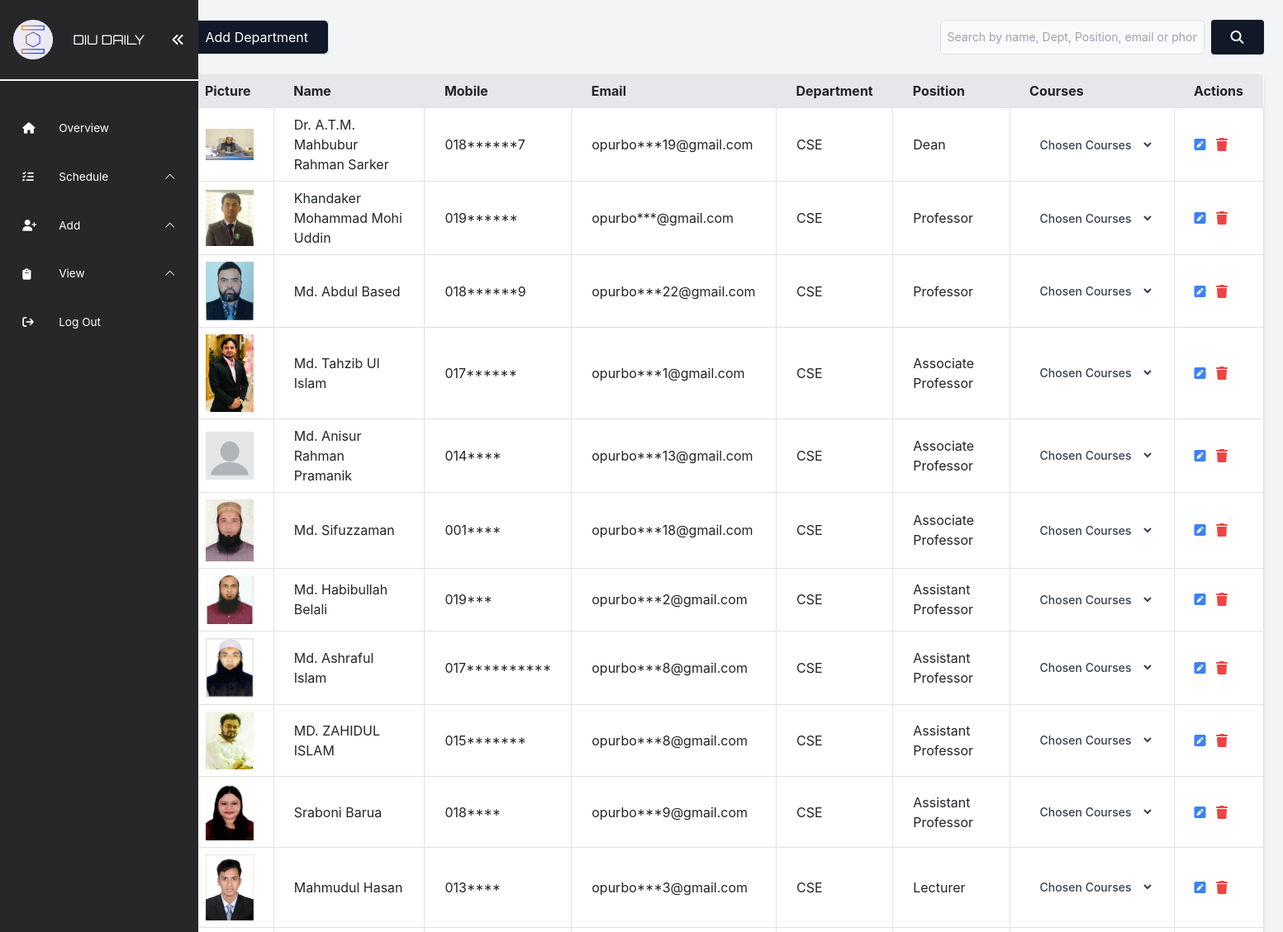
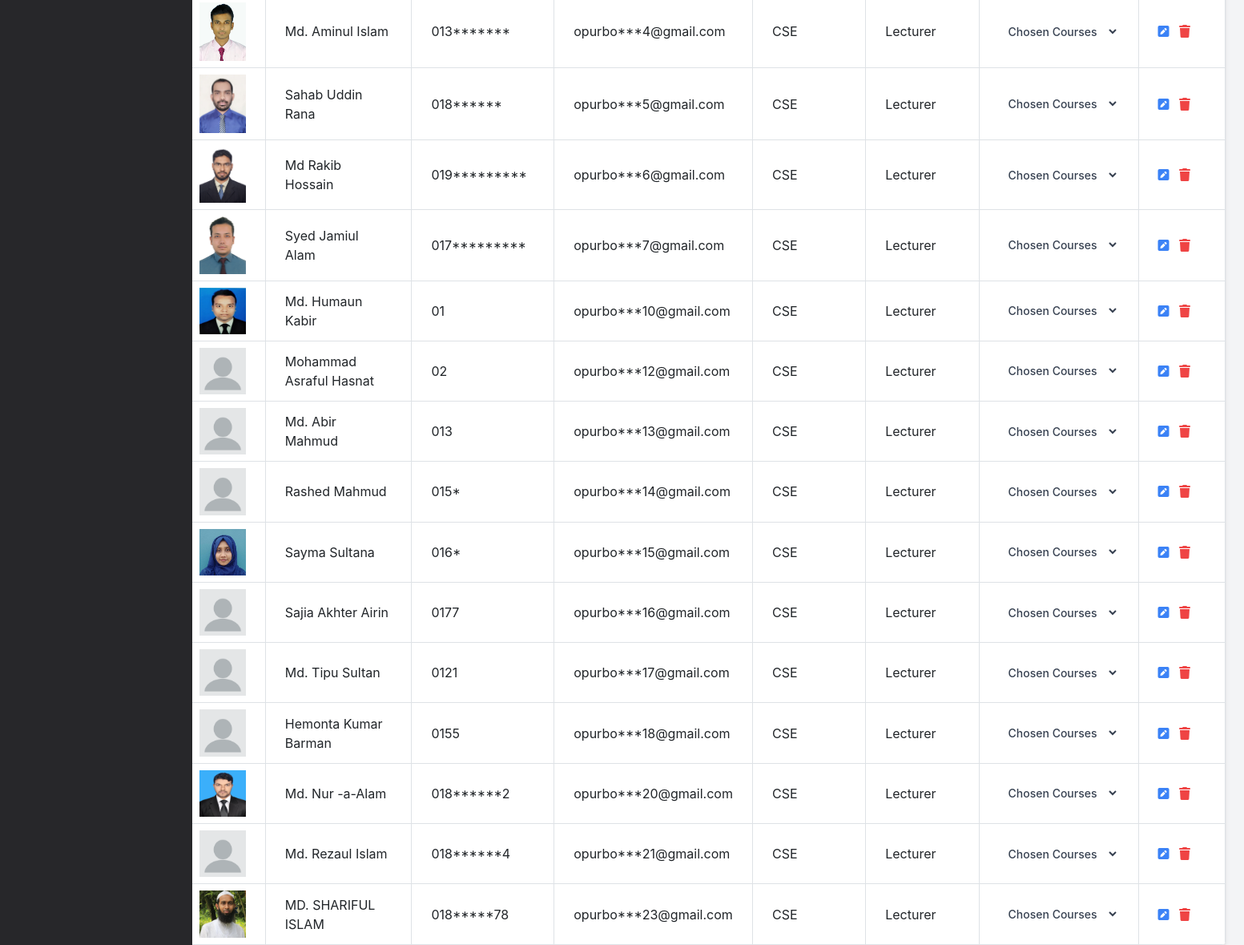
/src/admin/view/teacher/teacher.php (signed in), run on the app's committed database (2 pictures, top to bottom).
### tables this page shows
CREATE TABLE `teachers` (
  `teacher_id` int(11) NOT NULL,
  `name` varchar(100) NOT NULL,
  `mobile` varchar(20) NOT NULL,
  `department_id` int(11) NOT NULL,
  `position` varchar(50) NOT NULL,
  `mail` varchar(100) NOT NULL,
  `picture` varchar(255) DEFAULT NULL,
  `password` varchar(255) NOT NULL,
  `token` varchar(255) DEFAULT NULL,
  `expiry` varchar(255) DEFAULT NULL
);

CREATE TABLE `department` (
  `department_id` int(11) NOT NULL,
  `department_name` varchar(100) NOT NULL
);

### src/admin/view/teacher/teacher.php (the view, shortened to what this page needs)
<?php
include("../../../../database/config.php");
include("../../../include/adminNavbar.php");
?>
<div class="flex flex-col min-h-screen w-full">
  <div class="flex justify-between my-4 ">
    <p class="border border-black">
      <a href="../../add/dept/add_department.php"
        class="inline-block px-4 py-2 bg-gray-900 text-white rounded-lg hover:bg-gray-600 hover:no-underline">
        Add Department
      </a>
    </p>
    <form method="get" class="flex">
      <input type="text" id="search" name="search"
        class="block p-2 pl-10 text-sm text-gray-900 border border-gray-300 rounded-lg w-80 bg-gray-50 focus:ring-blue-500 focus:border-blue-500"
        placeholder="Search by name, Dept, Position, email or phone">
      <button type="submit" value="Search" class="ml-2 bg-gray-900 hover:bg-gray-600 text-white py-2 px-4 rounded"><i
          class="fa fa-search" aria-hidden="true"></i></button>
    </form>
  </div>
  <div>
    <table class="table-auto w-full bg-white shadow-md rounded-lg overflow-hidden">
      <thead class="bg-gray-200">
        <tr>
          <th class="px-4 py-2">Picture</th>
          <th class="px-4 py-2">Name</th>
          <th class="px-4 py-2">Mobile</th>
          <th class="px-4 py-2">Email</th>
          <th class="px-4 py-2">Department</th>
          <th class="px-4 py-2">Position</th>
          <th class="px-4 py-2">Courses</th>
          <th class="px-4 py-2">Actions</th>
        </tr>
      </thead>
      <tbody>
        <?php
        $search = $_GET['search'] ?? '';
        $sql = "SELECT Teachers.*, department_name, GROUP_CONCAT(CONCAT(Course.course_code, ' - ', Course.course_name) SEPARATOR ', ') AS courses
    FROM Teachers
    INNER JOIN department ON Teachers.department_id = department.department_id
    LEFT JOIN TeacherCourses ON Teachers.teacher_id = TeacherCourses.teacher_id
    LEFT JOIN Course ON TeacherCourses.course_id = Course.course_id
    WHERE
      Teachers.name LIKE '%$search%'
      OR Teachers.mail LIKE '%$search%'
      OR Teachers.mobile LIKE '%$search%'
      OR Teachers.position LIKE '%$search%'
      OR department.department_name LIKE '%$search%'
    GROUP BY Teachers.teacher_id
    ORDER BY
      CASE
        WHEN Teachers.position = 'Dean' THEN 1
        WHEN Teachers.position = 'Professor' THEN 2
        WHEN Teachers.position = 'Associate Professor' THEN 3
        WHEN Teachers.position = 'Assistant Professor' THEN 4
        WHEN Teachers.position = 'Lecturer' THEN 5
        ELSE 6
      END";
        $result = $conn->query($sql);
        if ($result->num_rows > 0) {
          while ($row = $result->fetch_assoc()) {
            ?>
            <tr>
              <td class="border px-4 py-2 ">
                <img src="../../add/teacher/<?php echo $row['picture']; ?>" width='70' height='70'>
              </td>
              <td class="border px-4 py-2 ">
                <?php echo $row['name']; ?>
              </td>
              <td class="border px-4 py-2">
                <?php echo $row['mobile']; ?>
              </td>
              <td class="border px-4 py-2">
                <?php echo $row['mail']; ?>
              </td>
              <td class="border px-4 py-2 ">
                <?php echo $row['department_name']; ?>
              </td>
              <td class="border px-4 py-2">
                <?php echo $row['position']; ?>
              </td>
              <td class="border px-4 py-2">
                <select
                  class="text-gray-700 bg-white hover:bg-gray-100 focus:ring-4 focus:outline-none focus:ring-gray-300 font-medium rounded-lg text-sm px-2 py-2.5"
                  style="width: 150px;">
                  <option value="" class="bg-white py-2 hover:bg-gray-100">Chosen Courses</option>
                </select>
              </td>
              <td class="border px-4 py-2">
                <a href="edit_teacher.php?action=edit&id=<?php echo $row['teacher_id']; ?>"
                  class="text-blue-500 text-black mr-2 hover:text-black">
                  <i class="fa fa-pencil-square" aria-hidden="true"></i>
                </a>
                <a href="delete.php?action=delete&id=<?php echo $row['teacher_id']; ?>"
                  class="text-red-500 hover:text-black"
                  onclick='return confirm("Are you sure you want to delete this Teacher ID?");'>
                  <i class="fa fa-trash" aria-hidden="true"></i>
                </a>
              </td>
            </tr>
            <?php
          }
        } else {
          echo "<tr><td colspan='8' class='text-center'>No teachers found.</td></tr>";
        }
        ?>
      </tbody>
    </table>
  </div>
</div>
</div>
</body>
</html>

### src/include/adminNavbar.php (shortened to what this page needs)
<!DOCTYPE html>
<html lang="en">
<head>
  <script src="https://cdn.tailwindcss.com"></script>
  <link rel="stylesheet" href="https://cdnjs.cloudflare.com/ajax/libs/font-awesome/6.4.0/css/all.min.css"
 />
  <link rel="stylesheet" href="https://cdn.jsdelivr.net/npm/bootstrap-icons@1.8.0/font/bootstrap-icons.css" />
  <link rel="stylesheet" href="https://maxcdn.bootstrapcdn.com/bootstrap/4.5.2/css/bootstrap.min.css">
</head>
<body class="bg-gray-100 ">
  <button class="absolute top-4 left-4 bg-gray-700 text-white px-3 py-1 rounded-md" onclick="toggleNavbar()">
  </button>
  <div class="container mx-auto flex-container ">
    <div class="nav-container">
      <nav class="fixed left-0 top-0 z-[1035] h-full w-60  overflow-hidden bg-zinc-800" id="sidenav-1">
        <div class="mb-3 flex items-center justify-center border-b-2 border-solid border-gray-100 py-6  outline-none">
          <img id="logo" class="mr-4 w-12" src="../../../img/logo.png" alt="Logo" />
          <span class="text-white font mr-8">DIU DAILY</span>
          <span class="text-white cursor-pointer" onclick="toggleNavbar()">
            <i class="fa fa-angle-double-left" aria-hidden="true"></i>
          </span>
        </div>
        <ul class="relative m-0 list-none px-[0.2rem] pb-12">
          <li class="relative pt-4">
            <a href="../../view/overview/dashboard.php"
              class="flex cursor-pointer items-center truncate rounded-[5px] px-6 py-[0.45rem] text-[0.85rem] text-white outline-none transition duration-300 ease-linear hover:bg-gray-300 hover:text-black hover:outline-none focus:bg-slate-50 focus:text-inherit focus:outline-none active:bg-slate-50 active:text-inherit active:outline-none hover:text-black hover:no-underline">
              <span class="mr-4 h-5 w-5 hover:text-black">
                <i class="fas fa-home"></i>
              </span>
              <span>Overview</span>
            </a>
          </li>
          <li class="relative pt-4">
            <div
              class="flex cursor-pointer items-center truncate rounded-[5px] px-6 py-[0.45rem] text-[0.85rem] text-white outline-none transition duration-300 ease-linear hover:bg-gray-300 hover:text-inherit hover:outline-none focus:bg-slate-50 focus:text-inherit focus:outline-none active:bg-slate-50 active:text-inherit active:outline-none  "
              onclick="dropdownRoutine()">
              <span class="mr-4 h-5 w-5 hover:text-gray-300">
                <i class="fa fa-tasks" aria-hidden="true"></i>
              </span>
              <span>Schedule</span>
              <span class="ml-auto cursor-pointer rotate-180" id="arrow3">
                <i class="bi bi-chevron-down"></i>
              </span>
            </div>
          </li>
          <li class="relative pt-4">
            <div
              class="flex cursor-pointer items-center truncate rounded-[5px] px-6 py-[0.45rem] text-[0.85rem] text-white outline-none transition duration-300 ease-linear hover:bg-gray-300 hover:text-black hover:outline-none focus:bg-slate-50 focus:text-inherit focus:outline-none active:bg-slate-50 active:text-inherit active:outline-none  "
              onclick="dropdown()">
              <span class="mr-4 h-5 w-5">
                <i class="fas fa-user-plus"></i>
              </span>
              <span>Add</span>
              <span class="ml-auto cursor-pointer rotate-180" id="arrow">
                <i class="bi bi-chevron-down"></i>
              </span>
            </div>
          </li>
          <li class="relative pt-4">
            <div
              class="flex cursor-pointer items-center truncate rounded-[5px] px-6 py-[0.45rem] text-[0.85rem] text-white outline-none transition duration-300 ease-linear hover:bg-gray-300 hover:text-inherit hover:outline-none focus:bg-slate-50 focus:text-inherit focus:outline-none active:bg-slate-50 active:text-inherit active:outline-none  "
              onclick="dropdownview()">
              <span class="mr-4 h-5 w-5 hover:text-gray-300">
                <i class="fa fa-clipboard" aria-hidden="true"></i>
              </span>
              <span>View</span>
              <span class="ml-auto cursor-pointer rotate-180" id="arrow2">
                <i class="bi bi-chevron-down"></i>
              </span>
            </div>
          </li>
          <li class="relative pt-4">
            <a href="../../../../login/logout.php"
              class="flex cursor-pointer items-center truncate rounded-[5px] px-6 py-[0.45rem] text-[0.85rem] text-white outline-none transition duration-300 ease-linear hover:bg-gray-300 hover:text-black hover:no-underline">
              <span class="mr-4 h-5 w-5 hover:text-gray-300">
                <i class="fa fa-sign-out" aria-hidden="true"></i>
              </span>
              <span>Log Out</span>
            </a>
          </li>
        </ul>
    </div>

### src/include/adminNavbar.php (style rules this page uses)
.flex-container { display: flex; }
.nav-container { flex: 0 0 200px; }
.nav-container, .toggle-button { transition: transform 3s ease-in-out; }
.font { font-family: 'Orbitron', sans-serif; }

### data on the page
teachers: picture (picture), name "Dr. A.T.M. Mahbubur Rahman Sarker", mobile "018******7", mail "opurbo***19@gmail.com", department.department_name "CSE", position "Dean"
teachers: picture (picture), name "Khandaker Mohammad Mohi Uddin", mobile "019******", mail "opurbo***@gmail.com", department.department_name "CSE", position "Professor"
teachers: picture (picture), name "Md. Abdul Based", mobile "018******9", mail "opurbo***22@gmail.com", department.department_name "CSE", position "Professor"
teachers: picture (picture), name "Md. Tahzib Ul Islam", mobile "017******", mail "opurbo***1@gmail.com", department.department_name "CSE", position "Associate Professor"
teachers: picture (picture), name "Md. Anisur Rahman Pramanik", mobile "014****", mail "opurbo***13@gmail.com", department.department_name "CSE", position "Associate Professor"
teachers: picture (picture), name "Md. Sifuzzaman", mobile "001****", mail "opurbo***18@gmail.com", department.department_name "CSE", position "Associate Professor"
teachers: picture (picture), name "Md. Habibullah Belali", mobile "019***", mail "opurbo***2@gmail.com", department.department_name "CSE", position "Assistant Professor"
teachers: picture (picture), name "Md. Ashraful Islam", mobile "017**********", mail "opurbo***8@gmail.com", department.department_name "CSE", position "Assistant Professor"
teachers: picture (picture), name "MD. ZAHIDUL ISLAM", mobile "015*******", mail "opurbo***8@gmail.com", department.department_name "CSE", position "Assistant Professor"
teachers: picture (picture), name "Sraboni Barua", mobile "018****", mail "opurbo***9@gmail.com", department.department_name "CSE", position "Assistant Professor"
teachers: picture (picture), name "Mahmudul Hasan", mobile "013****", mail "opurbo***3@gmail.com", department.department_name "CSE", position "Lecturer"
teachers: picture (picture), name "Md. Aminul Islam", mobile "013*******", mail "opurbo***4@gmail.com", department.department_name "CSE", position "Lecturer"
teachers: picture (picture), name "Sahab Uddin Rana", mobile "018******", mail "opurbo***5@gmail.com", department.department_name "CSE", position "Lecturer"
teachers: picture (picture), name "Md Rakib Hossain", mobile "019*********", mail "opurbo***6@gmail.com", department.department_name "CSE", position "Lecturer"
teachers: picture (picture), name "Syed Jamiul Alam", mobile "017*********", mail "opurbo***7@gmail.com", department.department_name "CSE", position "Lecturer"
teachers: picture (picture), name "Md. Humaun Kabir", mobile "01", mail "opurbo***10@gmail.com", department.department_name "CSE", position "Lecturer"
teachers: picture (picture), name "Mohammad Asraful Hasnat", mobile "02", mail "opurbo***12@gmail.com", department.department_name "CSE", position "Lecturer"
teachers: picture (picture), name "Md. Abir Mahmud", mobile "013", mail "opurbo***13@gmail.com", department.department_name "CSE", position "Lecturer"
teachers: picture (picture), name "Rashed Mahmud", mobile "015*", mail "opurbo***14@gmail.com", department.department_name "CSE", position "Lecturer"
teachers: picture (picture), name "Sayma Sultana", mobile "016*", mail "opurbo***15@gmail.com", department.department_name "CSE", position "Lecturer"
teachers: picture (picture), name "Sajia Akhter Airin", mobile "0177", mail "opurbo***16@gmail.com", department.department_name "CSE", position "Lecturer"
teachers: picture (picture), name "Md. Tipu Sultan", mobile "0121", mail "opurbo***17@gmail.com", department.department_name "CSE", position "Lecturer"
teachers: picture (picture), name "Hemonta Kumar Barman", mobile "0155", mail "opurbo***18@gmail.com", department.department_name "CSE", position "Lecturer"
teachers: picture (picture), name "Md. Nur -a-Alam", mobile "018******2", mail "opurbo***20@gmail.com", department.department_name "CSE", position "Lecturer"
teachers: picture (picture), name "Md. Rezaul Islam", mobile "018******4", mail "opurbo***21@gmail.com", department.department_name "CSE", position "Lecturer"
teachers: picture (picture), name "MD. SHARIFUL ISLAM", mobile "018*****78", mail "opurbo***23@gmail.com", department.department_name "CSE", position "Lecturer"
